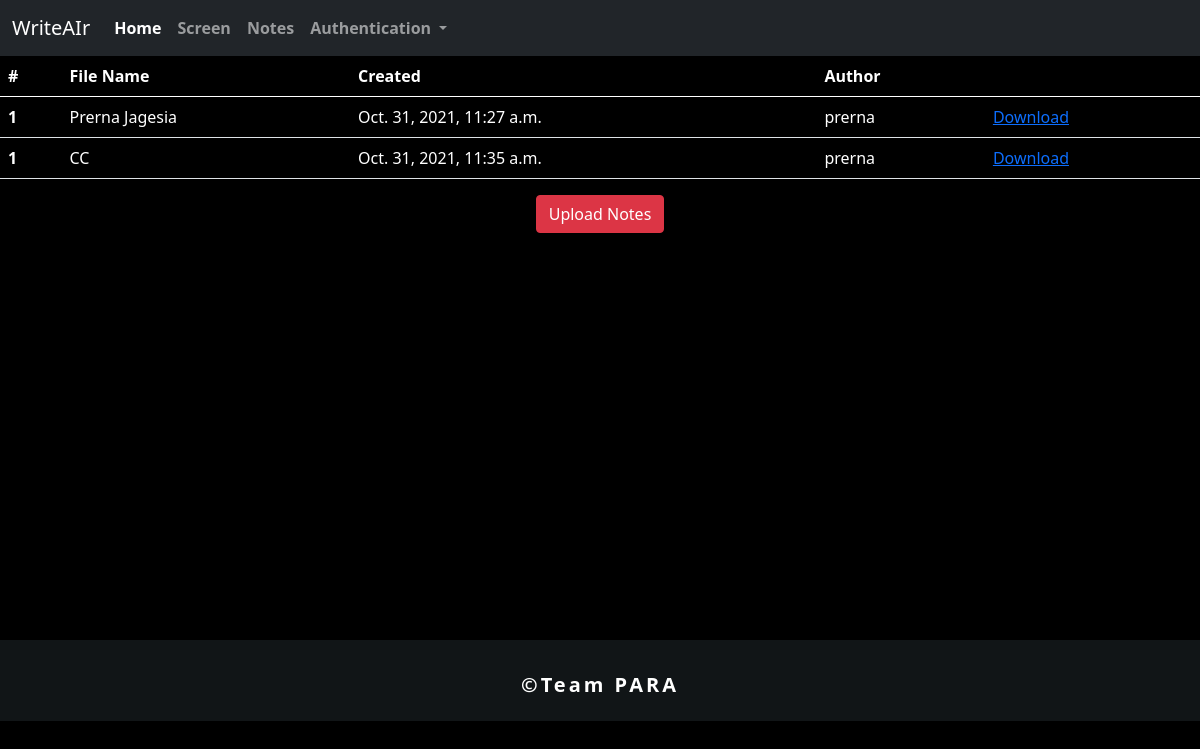
/notes/ (signed in), run on an earlier commit of the app's database.
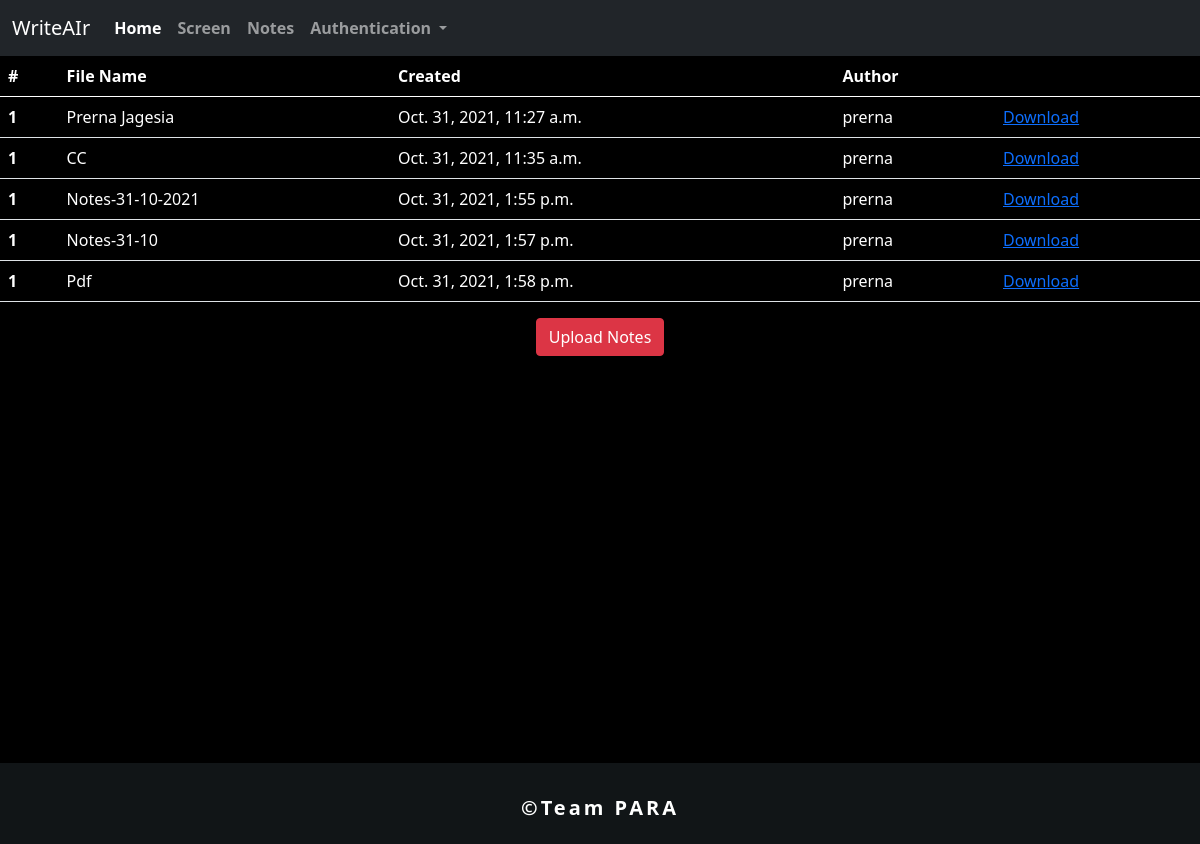
And on a later commit of the database.
### mainapp/models.py (models this page shows)
class NotesOfUser(models.Model):
    created=models.DateTimeField(auto_now_add=True)
    name=models.CharField(max_length=200)
    image1=models.ImageField(blank=True,upload_to="notes")
    author=models.ForeignKey(User,on_delete=models.CASCADE)

### mainapp/views.py (the view)
# urls.py: path('notes/', views.notes,name='notes'),
def notes(request):
    user=request.user
    obj=NotesOfUser.objects.filter(author=request.user)
    return render(request,'mainapp/notes.html',{'notes':obj})

### mainapp/templates/mainapp/notes.html (shortened to what this page needs)
<!doctype html>
<html lang="en">
  <head>
    <link href="https://cdn.jsdelivr.net/npm/bootstrap@5.0.1/dist/css/bootstrap.min.css" rel="stylesheet">
  </head>
  <body>
    <nav class="navbar navbar-expand-lg navbar-dark bg-dark">
        <div class="container-fluid">
          <a class="navbar-brand" href="{% url 'mainapp:home' %}">WriteAIr</a>
          <div class="collapse navbar-collapse" id="navbarNavDropdown">
            <ul class="navbar-nav">
              <li class="nav-item" id="home">
                <a class="nav-link active" aria-current="page" href="#">Home</a>
              </li>
              <li class="nav-item" id="screen">
                <a class="nav-link" href="{% url 'mainapp:screen' %}">Screen</a>
              </li>
              <li class="nav-item" id="notes">
                <a class="nav-link" href="{% url 'mainapp:notes' %}">Notes</a>
              </li>
              <li class="nav-item dropdown" id="auth">
                <a class="nav-link dropdown-toggle" href="#" id="navbarDropdownMenuLink" role="button" data-bs-toggle="dropdown" aria-expanded="false">
                  Authentication
                </a>
              </li>
            </ul>
          </div>
        </div>
      </nav>
      <table class="table" style="color:white">
        <thead>
          <tr>
            <th scope="col">#</th>
            <th scope="col">File Name</th>
            <th scope="col">Created</th>
            <th scope="col">Author</th>
            <th scope="col"></th>
          </tr>
        </thead>
        <tbody>
          {% for note in notes %}
          <tr>
            <th scope="row">1</th>
            <td>{{note.name}}</td>
            <td>{{note.created}}</td>
            <td>{{note.author}}</td>
            <td><a href="{{note.image1.url}}" download>Download</a></td>
          </tr>
          {% endfor %}
        </tbody>
      </table>
      <div class="button">
        <a class="btn btn-danger" role="button" href="/upload" >Upload Notes</a>
      </div>
  <div class="footer">
    <p>&#169Team PARA</p>
  </div>
</body>

### mainapp/templates/mainapp/notes.html (style rules this page uses)
* { padding: 0; margin: 0; font: Poppins; box-sizing: border-box; }
body { background-color: black !important; overflow-x: hidden; }
li { font-weight: bold; }
.footer { position: relative; padding: 30px 100px 5px 100px; background-color: #111517; top:407px; }
.footer p { text-align: center; font-size: 20px; letter-spacing: 3px; color:white; font-weight: bold; }
* { padding: 0; margin: 0; font: Poppins; }
body { background-color: whitesmoke; overflow-x: hidden; }
.footer { padding: 30px 100px 5px 100px; background-color: #111517; }
.button { display: flex; justify-content: center; align-items: center; }

What changed in the data, as far as the page shows it:
added NotesOfUser: name "Notes-31-10-2021", created "Oct. 31, 2021, 1:55 p.m.", author "prerna"
added NotesOfUser: name "Notes-31-10", created "Oct. 31, 2021, 1:57 p.m.", author "prerna"
added NotesOfUser: name "Pdf", created "Oct. 31, 2021, 1:58 p.m.", author "prerna"
